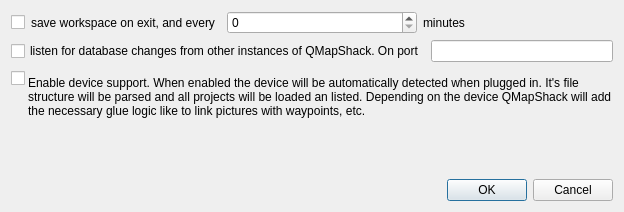
<?xml version="1.0" encoding="UTF-8"?>
<ui version="4.0">
 <class>ISetupWorkspace</class>
 <widget class="QDialog" name="ISetupWorkspace">
  <property name="geometry">
   <rect>
    <x>0</x>
    <y>0</y>
    <width>624</width>
    <height>212</height>
   </rect>
  </property>
  <property name="windowTitle">
   <string>Setup workspace...</string>
  </property>
  <layout class="QVBoxLayout" name="verticalLayout_2">
   <item>
    <layout class="QHBoxLayout" name="horizontalLayout">
     <item>
      <widget class="QCheckBox" name="checkSaveOnExit">
       <property name="sizePolicy">
        <sizepolicy hsizetype="Maximum" vsizetype="Fixed">
         <horstretch>0</horstretch>
         <verstretch>0</verstretch>
        </sizepolicy>
       </property>
       <property name="text">
        <string/>
       </property>
      </widget>
     </item>
     <item>
      <widget class="QLabel" name="label_4">
       <property name="text">
        <string>save workspace on exit, and every</string>
       </property>
      </widget>
     </item>
     <item>
      <widget class="QSpinBox" name="spinSaveEvery"/>
     </item>
     <item>
      <widget class="QLabel" name="label_2">
       <property name="text">
        <string>minutes</string>
       </property>
      </widget>
     </item>
    </layout>
   </item>
   <item>
    <layout class="QHBoxLayout" name="horizontalLayout_2">
     <item>
      <widget class="QCheckBox" name="checkDbUpdate">
       <property name="text">
        <string>listen for database changes from other instances of QMapShack. On port</string>
       </property>
      </widget>
     </item>
     <item>
      <widget class="QLineEdit" name="linePort">
       <property name="inputMask">
        <string>00000</string>
       </property>
      </widget>
     </item>
    </layout>
   </item>
   <item>
    <layout class="QHBoxLayout" name="horizontalLayout_3">
     <property name="spacing">
      <number>3</number>
     </property>
     <item>
      <layout class="QVBoxLayout" name="verticalLayout">
       <property name="spacing">
        <number>0</number>
       </property>
       <property name="topMargin">
        <number>3</number>
       </property>
       <item>
        <widget class="QCheckBox" name="checkDeviceSupport">
         <property name="sizePolicy">
          <sizepolicy hsizetype="Maximum" vsizetype="Fixed">
           <horstretch>0</horstretch>
           <verstretch>0</verstretch>
          </sizepolicy>
         </property>
         <property name="text">
          <string/>
         </property>
        </widget>
       </item>
       <item>
        <spacer name="verticalSpacer_2">
         <property name="orientation">
          <enum>Qt::Vertical</enum>
         </property>
         <property name="sizeHint" stdset="0">
          <size>
           <width>5</width>
           <height>40</height>
          </size>
         </property>
        </spacer>
       </item>
      </layout>
     </item>
     <item>
      <widget class="QLabel" name="label">
       <property name="sizePolicy">
        <sizepolicy hsizetype="MinimumExpanding" vsizetype="Preferred">
         <horstretch>0</horstretch>
         <verstretch>0</verstretch>
        </sizepolicy>
       </property>
       <property name="text">
        <string>Enable device support. When enabled the device will be automatically detected when plugged in. It's file structure will be parsed and all projects will be loaded an listed. Depending on the device QMapShack will add the necessary glue logic like to link pictures with waypoints, etc.</string>
       </property>
       <property name="wordWrap">
        <bool>true</bool>
       </property>
      </widget>
     </item>
    </layout>
   </item>
   <item>
    <spacer name="verticalSpacer">
     <property name="orientation">
      <enum>Qt::Vertical</enum>
     </property>
     <property name="sizeHint" stdset="0">
      <size>
       <width>20</width>
       <height>40</height>
      </size>
     </property>
    </spacer>
   </item>
   <item>
    <widget class="QDialogButtonBox" name="buttonBox">
     <property name="orientation">
      <enum>Qt::Horizontal</enum>
     </property>
     <property name="standardButtons">
      <set>QDialogButtonBox::Cancel|QDialogButtonBox::Ok</set>
     </property>
    </widget>
   </item>
  </layout>
 </widget>
 <resources/>
 <connections>
  <connection>
   <sender>buttonBox</sender>
   <signal>accepted()</signal>
   <receiver>ISetupWorkspace</receiver>
   <slot>accept()</slot>
   <hints>
    <hint type="sourcelabel">
     <x>227</x>
     <y>91</y>
    </hint>
    <hint type="destinationlabel">
     <x>157</x>
     <y>111</y>
    </hint>
   </hints>
  </connection>
  <connection>
   <sender>buttonBox</sender>
   <signal>rejected()</signal>
   <receiver>ISetupWorkspace</receiver>
   <slot>reject()</slot>
   <hints>
    <hint type="sourcelabel">
     <x>295</x>
     <y>97</y>
    </hint>
    <hint type="destinationlabel">
     <x>286</x>
     <y>111</y>
    </hint>
   </hints>
  </connection>
 </connections>
</ui>
